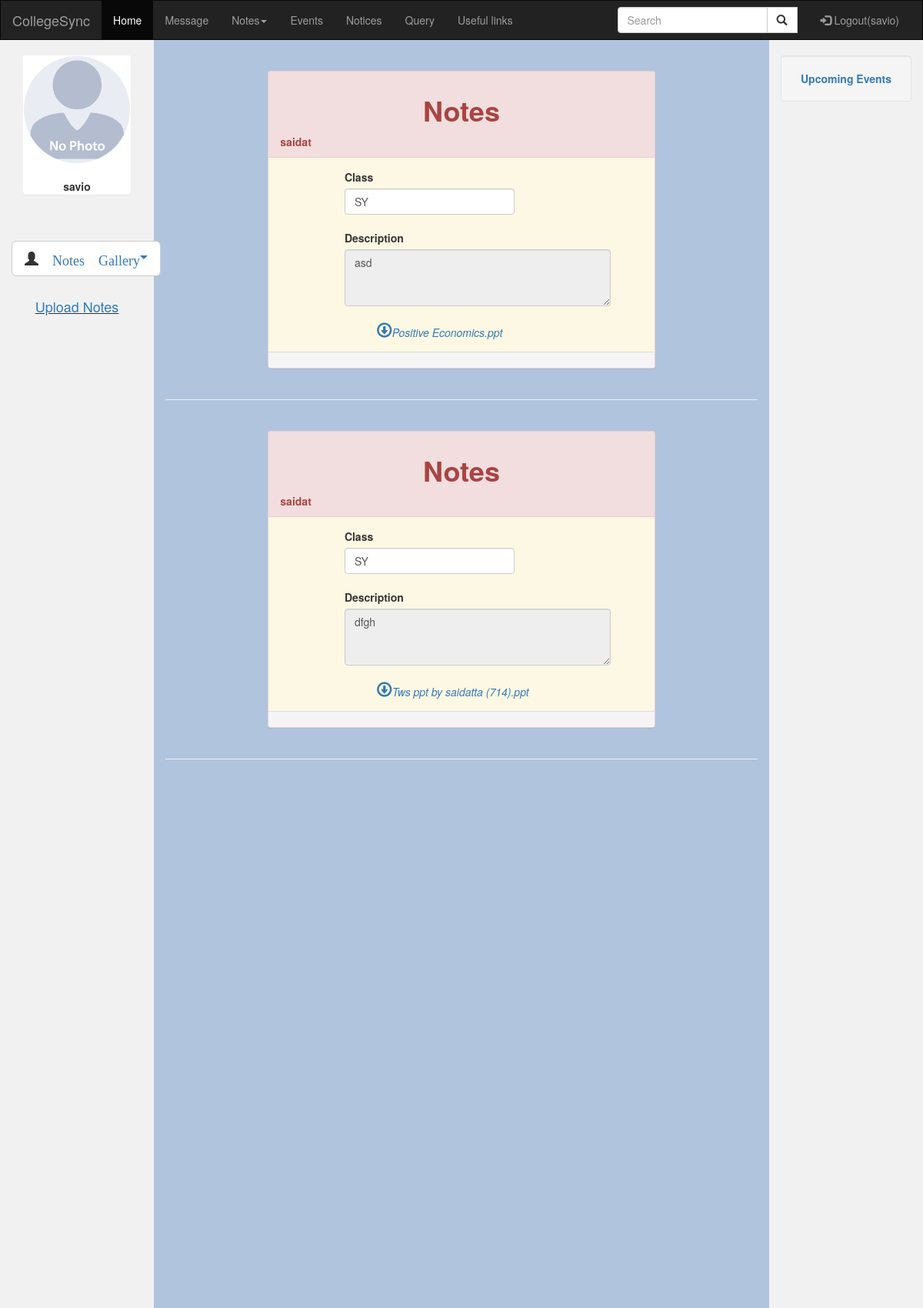
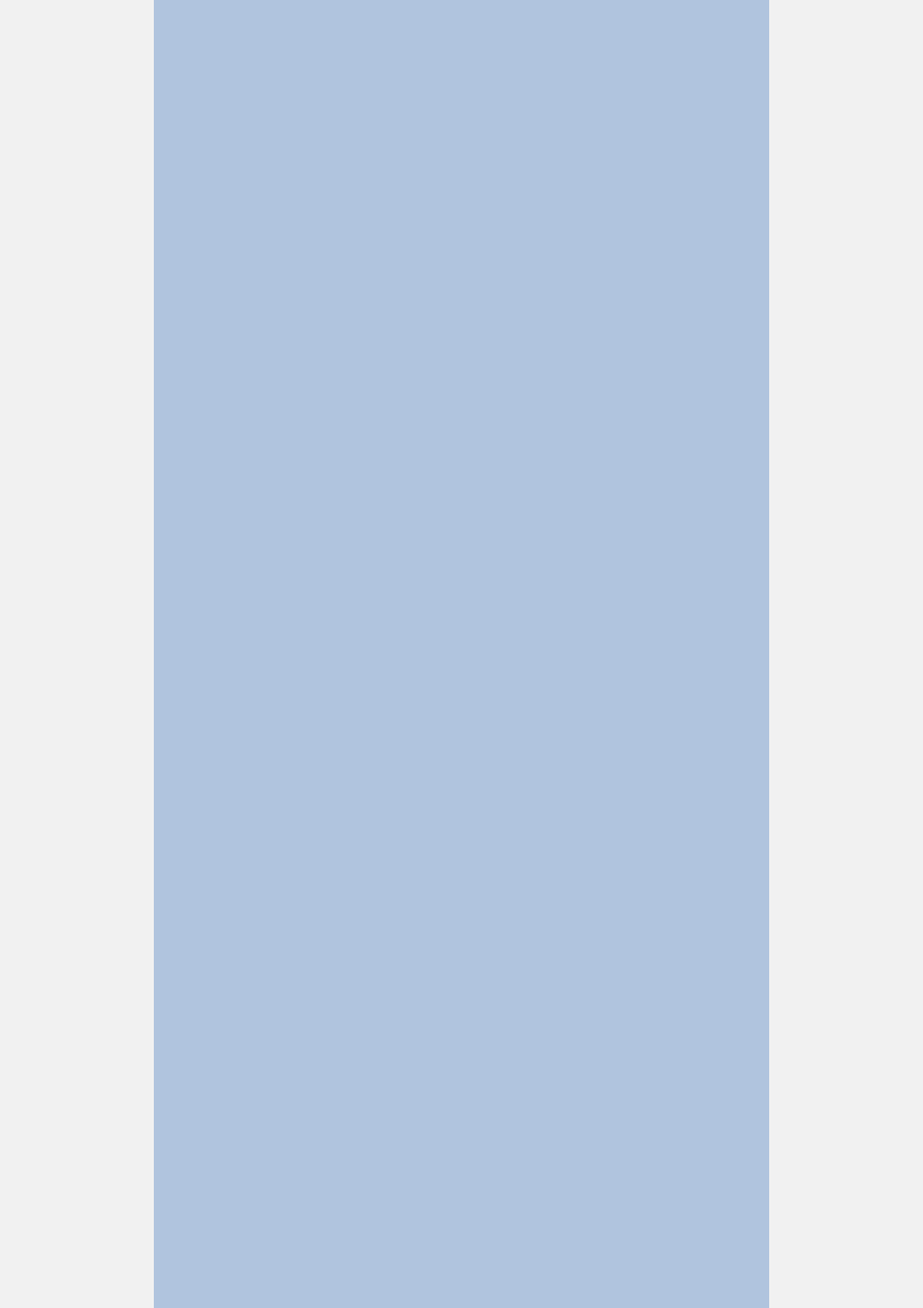
The page /ADMIN/synotes.php (signed in, upper part) on the database its author committed (2 pictures, top to bottom).
### tables this page shows
CREATE TABLE IF NOT EXISTS `notes` (
  `notes_id` int(11) NOT NULL AUTO_INCREMENT,
  `sender` varchar(100) NOT NULL,
  `clas` varchar(50) NOT NULL,
  `des` varchar(100) NOT NULL,
  `rating` varchar(111) NOT NULL,
  `image` varchar(100) NOT NULL,
  `datetime` datetime NOT NULL,
  PRIMARY KEY (`notes_id`)
);

### ADMIN/synotes.php (the view, shortened to what this page needs)
<!DOCTYPE html>
<html lang="en">
<head>
  <link rel="stylesheet" href="https://maxcdn.bootstrapcdn.com/bootstrap/3.3.7/css/bootstrap.min.css">
</head>
<body style="background:  #B0C4DE;">
<?php
include("nav.php");
?>
<?php
       $id=$_SESSION['id'];
           $query="SELECT * from admin where admin_id='$id' ";
           $res=mysql_query($query);
           $row=mysql_fetch_row($res);
           ?>
<div class="container-fluid text-center">
  <div class="row content">
    <div class="col-sm-2 sidenav">
    <div class="container-fluid">
        <div class="panel">
          <div class="row">
            <div class="col-sm-12 col-xs-6 col-sm-offset-0 col-xs-offset-3">
               <?php     if (strpos($row[7], '.jpg') !== false) {
                echo"<img src='$row[7]' style='max-width: 170px; max-height: 170px;' class='img img-responsive img-circle'>";
              }
              else
              {
                echo"<img src='../USER/userdp/no_image.png'    class='img img-responsive img-circle'>";
              }
          ?>   <br>
            </div>
          </div>
          <div class="row">
            <div class="col-sm-6 col-sm-offset-3">
            <strong><?php echo$row[1]; ?></strong>
          </div>
          </div>
        </div>
      </div>
    <br>
    <br>
         <button type="button" class="btn btn-default btn-lg"><li class="dropdown glyphicon glyphicon-user">
          <a class="dropdown-toggle" data-toggle="dropdown" href="view.html">Notes Gallery<span class="caret"></span></a>
        </li>
        </button>
        <br>
        <br>
       <u> <a><h4 id="wall" >Upload Notes</h4></a></u>
    </div>
    <div class="col-sm-8 text-left">
      <br>
      <br/>
      <?php
            $select=mysql_query("select * from notes where `clas`='SY' order by notes_id desc");
            while($row1=mysql_fetch_array($select)){
          $name=$row1[5];
            echo"
      <div class='row'>
    <div class='col-sm-offset-2 col-sm-8'>
    <div class='panel panel-danger'  >
      <div class='panel-heading'>
      <div class='row'>
      <div class='col-sm-4 col-sm-offset-4'>
      <center><h1><strong> Notes</strong></h1></center>
      </div>
      </div>
    <div class='row'>
      <div class='col-sm-4 col-sm-offset-0'>
      <b>$row1[1]</b>&nbsp
      </div>
      </div>
      </div>
      <div class='panel-body bg-warning' >
      <div class='row'>
      <div class='col-sm-6 col-sm-offset-2'>
        <label class='pull-center'><strong>Class</strong></label>
        <input type='text' class='form-control' value='$row1[2]'>
        </div>
        </div>
       <div class='row'>
      <div class='col-sm-9 col-sm-offset-2'>
              <label><br/><strong>Description</strong></label><br/>
              <center><textarea class='form-control' rows='3' disabled>$row1[3]</textarea ><br/>
              </center>
        </div>
      </div>
      <div class='row'>
        <div class='col-xs-6 col-sm-offset-3'>";
        if (strpos($row1[5], '.jpg') !== false || strpos($row1[5], '.jpeg') !== false || strpos($row1[5], '.png') !== false) {
        echo"<a href='../USER/synotes/$row1[5]' target='_blank' ><img src='../USER/synotes/$row1[5]' alt='$name' style='width: 170px; height: 170px;'/></a><br>";
      }
      else
      {
          echo"<a href='../USER/synotes/$row1[5]' target='_blank' ><span  class='glyphicon glyphicon-download' style='font-size:20px;'></span><em>$name</em></a><br>";
     }
        echo"
        </div>
      </div>
      </div>
      <div class='panel-footer bg-danger'>
      </div>
      </div></div>
      </div>
    <hr/>
      <br/>
      ";
}
   ?>
   </div>
   <?php
include("rightside.php");
?>
</body>
</html>

### ADMIN/nav.php (shortened to what this page needs)
<?php
	$id=$_SESSION['id'];
           $query="SELECT * from admin where admin_id='$id' ";
    $res=mysql_query($query);
    $row=mysql_fetch_row($res);
?>
<!DOCTYPE html>
<html>
<head>
</head>
<body>
	<nav class="navbar navbar-inverse">
  <div class="container-fluid">
    <div class="navbar-header">
      <a class="navbar-brand" href="home.php">CollegeSync</a>
    </div>
    <div class="collapse navbar-collapse" id="myNavbar">
      <ul class="nav navbar-nav">
        <li class="active"><a href="home.php" class="">Home</a></li>
        <li><a href="message.php" id="msg" name="msg"><span class="label label-pill label-danger count1" style="border-radius:10px;"></span>Message</a></li>
        <li class="dropdown">
          <a class="dropdown-toggle" data-toggle="dropdown" href="#"><span class=''></span> Notes<span class="caret"></span></a>
        </li>
         <li><a href="adminevent.php">Events</a></li>
        <li><a href="adminnotice.php">Notices</a></li>
        <li><a href="query.php">Query</a></li>
        <li><a href="usefullink.php">Useful links</a></li>
      </ul>
       <ul class="nav navbar-nav navbar-right">
          <li><a href="logout.php"><span class="glyphicon glyphicon-log-in"></span> Logout(<?php echo $row[1];?>)</a></li>
        </ul>
        <form class="navbar-form navbar-right" method="GET" name="cs_search" action="search.php">
        <div class="input-group">
          <input type="text" class="form-control" placeholder="Search" id="Search1" name="Search1" onkeyup="searching();">
          <div class="input-group-btn">
            <button class="btn btn-default" type="submit" onclick="fn();">
              <span class="glyphicon glyphicon-search"></span>
            </button>
            </div>
          </div>
        </form>
          </div>
  </div>
</nav>
</body>
</html>

### ADMIN/synotes.php (style rules this page uses)
.navbar { margin-bottom: 0; border-radius: 0; }
.row.content { height: 450px }
.sidenav { padding-top: 20px; background-color: #f1f1f1; height: 1280%; }

### ADMIN/nav.php (style rules this page uses)
.dropdown { position: relative; display: inline-block; }

### rows shown on the page
notes: sender "saidat", clas "SY", des "asd", image "Positive Economics.ppt"
notes: sender "saidat", clas "SY", des "dfgh", image "Tws ppt by saidatta (714).ppt"

### other values the page prints
$row[1] "savio"
